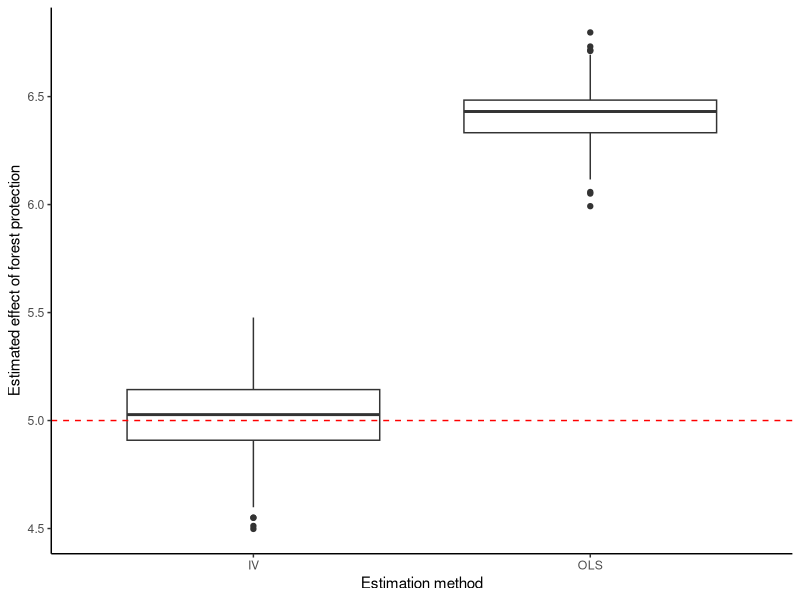
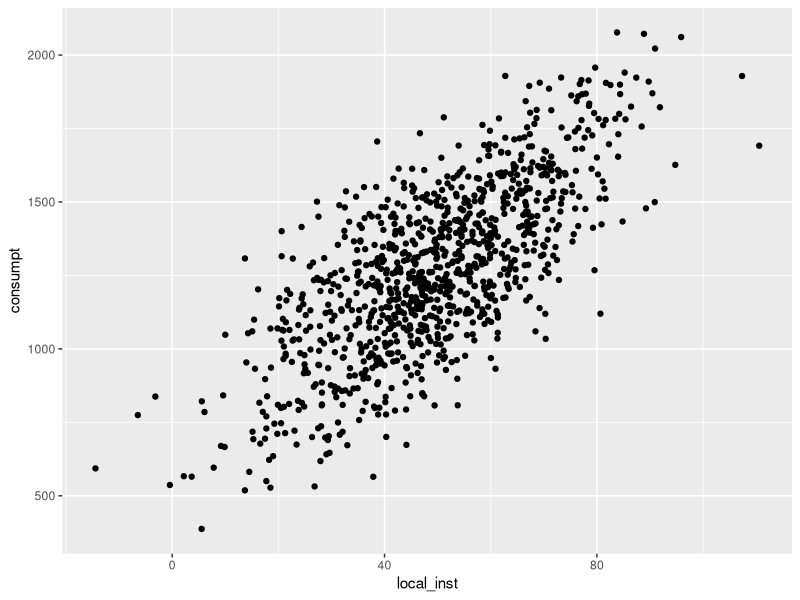

The R script that drew these images, in order:
## ---- chunk 1
knitr::opts_chunk$set(echo = TRUE)

### Install package if you need to
install.packages("AER",
                 repos = "http://cran.us.r-project.org")

### Load required libraries
library(AER)
library(tidyverse)
## ---- chunk 2
### Write function to simulate a dataset
simulate_data <- function(){
  
  ## Create data variables within data.frame
  
  ## Make a column for observation ID
  df <- data.frame(id = seq(1, 1000), # ID is just a sequence from 1 to 1000
                   
                   ## Columns for covariates
                   slope = runif(1000, min = 50, max = 100), # Here we are generating random numbers for slope between 50 and 100 
                   elevation = runif(1000, min = 150, max = 185),
                   dist_cities = runif(1000, min = 0, max = 250),
                   
                   ## Unobserved variable
                   local_inst = rnorm(1000, mean = 49, sd = 17),
                   
                   ## A column for the error term
                   error = rnorm(1000, mean = 0, sd = 5),
                   
                   ### The instrumental variable
                   dist_tributary = rnorm(1000, mean = 400, sd = 140))
  
  
  ### Add columns for treatment (level of forest protection) and response (monthly household consumption)
  df <- df %>%
  ### Add column for the treatment variable, related to the IV
    mutate(forest_protect = 0.2*dist_tributary + 0.4*local_inst + # so we know that the treatment variable really is related to the IV in this way 
             rnorm(100, 0, 1)) %>%
  
  ### Add column for the outcome variable
    mutate(consumpt = 5*forest_protect + 
             0.07*slope + 0.05*elevation + 2*dist_cities + 
             10*local_inst + error) # Then this 10 is the number we want to pay attention to, that is the actual relationship between the unobserved variable                                         and the outcome 
  return(df)  
}
## ---- chunk 3
### Write a function to generate data and analyze using OLS 
ols_fun = function(){
  
  ## Simulate the dataset
  data <- simulate_data()
  
  ## Run OLS
  ols <- lm(consumpt ~ forest_protect + slope + elevation + 
              dist_cities, data = data)
  
  ## Extract model coefficients and standard error
  protect_coeff <- coef(summary(ols))["forest_protect", "Estimate"]
  protect_se <- coef(summary(ols))["forest_protect", "Std. Error"]
  list <- list(protect_coeff, protect_se)
}

### Apply the function on 1000 replicates
ols_sim <- replicate(100, ols_fun())

### Extract the model estimates
ols_protect_est <- unlist(ols_sim[1, ])

### Print mean, standard deviation, minimum, and maximum values for coefficient estimates
c(mean(ols_protect_est), sd(ols_protect_est), 
  min(ols_protect_est), max(ols_protect_est))

### Extract the standard deviations
ols_protect_sd <- unlist(ols_sim[2, ])

### Print mean, standard deviation, minimum, and maximum
### standard deviation of coefficient estimates
c(mean(ols_protect_sd), sd(ols_protect_sd), 
  min(ols_protect_sd), max(ols_protect_sd))
## ---- chunk 4
### Write a function to generate data and analyze using IV 
iv_tsls_fun = function(){
  
  ## Simulate the dataset
  data <- simulate_data()
  
  ## Step 1
  ## Regress the percent of protected forest on the other explanatory variables 
  ## and our instrumental variable
  tsls_step1 <- lm(forest_protect ~ slope + elevation + 
                       dist_cities + dist_tributary, data = data)
  
  ## Extract fitted values of the percent of protected forest
  pred_value <- fitted.values(tsls_step1)
  
  ## Step 2
  ## Regress our outcome of interest on the predicted value of the treatment + 
  ## the other explanatory variables
  tsls_step2 <- lm(consumpt ~ pred_value + slope + elevation + dist_cities, 
                   data = data)
  
  ## Extract model coefficients and standard error
  iv_coeff <- coef(summary(tsls_step2))["pred_value", "Estimate"]
  iv_se <- coef(summary(tsls_step2))["pred_value", "Std. Error"]
  list <- list(iv_coeff, iv_se)
}

### Apply the function on 100 replicates
iv_tsls_sim <- replicate(100, iv_tsls_fun())

### Extract the model estimates
iv_tsls_est <- unlist(iv_tsls_sim[1, ])

### Print mean, standard deviation, minimum, and maximum values for coefficient estimates
c(mean(iv_tsls_est), sd(iv_tsls_est), 
  min(iv_tsls_est), max(iv_tsls_est))

### Extract the standard deviations
iv_tsls_est_sd <- unlist(iv_tsls_sim[2, ])

### Print mean, standard deviation, minimum, and maximum standard deviation 
### of coefficient estimates
c(mean(iv_tsls_est_sd), sd(iv_tsls_est_sd), 
  min(iv_tsls_est_sd), max(iv_tsls_est_sd))
## ---- chunk 5
### Make single df of model estimates
both_methods <- cbind.data.frame(ols_protect_est,
                                 iv_tsls_est)

### Reshape the data
both_methods <- both_methods %>%
  gather(method, estimate, ols_protect_est:iv_tsls_est) %>%
  mutate(method_clean = ifelse(method == "ols_protect_est", "OLS", "IV"))

### Visualize distribution of estimates
ggplot(both_methods, aes(x = method_clean, y = estimate)) + 
  geom_boxplot() +
  theme_classic() +
  labs(y = "Estimated effect of forest protection",
       x = "Estimation method") +
  
  ## Add a horizontal line indicating the actual value of the effect
  geom_hline(yintercept = 5, 
             linetype = "dashed",
             color = "red")

# ggsave("method_comparison.png")
## ---- chunk 6
### Write a function to generate data and analyze using IV
iv_fun <- function(){
  
  ## Simulate the data
  data <- simulate_data()
  
  ## Run with IV 
  IVreg <- ivreg(consumpt ~ forest_protect + slope + 
                   elevation + dist_cities | dist_tributary + 
                   slope + elevation + dist_cities, data = data)
  
  ## Extract model coefficients and standard error
  protect_coeff <- coef(summary(IVreg))["forest_protect", "Estimate"]
  protect_se <- coef(summary(IVreg))["forest_protect", "Std. Error"]
  list <- list(protect_coeff,protect_se)
}

### Apply the IV function on 100 replicates
iv_sim <- replicate(100, iv_fun())

### Extract the model estimates
iv_protect_est <- unlist(iv_sim[1, ])

### Print mean, standard deviation, minimum, and maximum values for coefficient estimates
c(mean(iv_protect_est), sd(iv_protect_est), 
  min(iv_protect_est), max(iv_protect_est))

### Extract the standard deviations
iv_protect_sd <- unlist(iv_sim[2, ])

### Print mean, standard deviation, minimum, and maximum 
### standard deviation of coefficient estimates
c(mean(iv_protect_sd), sd(iv_protect_sd), 
  min(iv_protect_sd), max(iv_protect_sd))
## ---- chunk 7
### Simulate a dataset
data_for_iv <- simulate_data()

### Write the first stage of two stage procedure
first_stage <- lm(forest_protect ~ slope + elevation + 
                    dist_cities + dist_tributary,
                  data = data_for_iv)

### F test to see if the instrument explains enough of the explanatory variable
instr_ftest <- waldtest(first_stage, .~.-dist_tributary)
print(instr_ftest)


### visualize
data_for_iv %>%
  ggplot(aes(x = local_inst, y = consumpt)) + geom_point()
